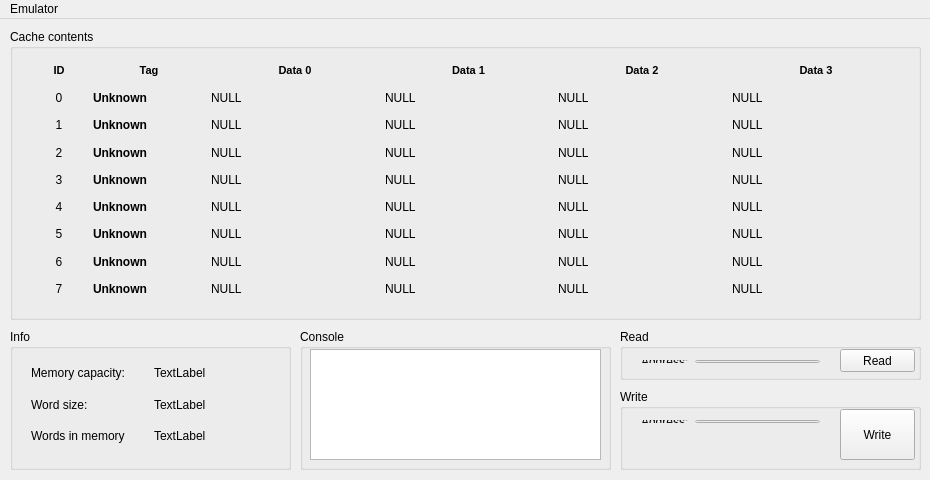
<?xml version="1.0" encoding="UTF-8"?>
<ui version="4.0">
 <class>MainWindow</class>
 <widget class="QMainWindow" name="MainWindow">
  <property name="enabled">
   <bool>true</bool>
  </property>
  <property name="geometry">
   <rect>
    <x>0</x>
    <y>0</y>
    <width>930</width>
    <height>480</height>
   </rect>
  </property>
  <property name="minimumSize">
   <size>
    <width>930</width>
    <height>480</height>
   </size>
  </property>
  <property name="maximumSize">
   <size>
    <width>930</width>
    <height>480</height>
   </size>
  </property>
  <property name="cursor">
   <cursorShape>ArrowCursor</cursorShape>
  </property>
  <property name="windowTitle">
   <string>Cache Emulator</string>
  </property>
  <widget class="QWidget" name="centralWidget">
   <widget class="QGroupBox" name="groupCache">
    <property name="geometry">
     <rect>
      <x>10</x>
      <y>10</y>
      <width>911</width>
      <height>291</height>
     </rect>
    </property>
    <property name="title">
     <string>Cache contents</string>
    </property>
    <widget class="QWidget" name="gridLayoutWidget">
     <property name="geometry">
      <rect>
       <x>10</x>
       <y>20</y>
       <width>891</width>
       <height>261</height>
      </rect>
     </property>
     <layout class="QGridLayout" name="gridLayout" rowstretch="0,0,0,0,0,0,0,0,0,0,0,0" columnstretch="1,2,3,3,3,3">
      <item row="2" column="0">
       <widget class="QLabel" name="entryId_0">
        <property name="layoutDirection">
         <enum>Qt::LeftToRight</enum>
        </property>
        <property name="text">
         <string>0</string>
        </property>
        <property name="scaledContents">
         <bool>false</bool>
        </property>
        <property name="alignment">
         <set>Qt::AlignCenter</set>
        </property>
        <property name="wordWrap">
         <bool>false</bool>
        </property>
       </widget>
      </item>
      <item row="2" column="1">
       <widget class="QLabel" name="tag_0">
        <property name="font">
         <font>
          <weight>75</weight>
          <bold>true</bold>
         </font>
        </property>
        <property name="text">
         <string>Unknown</string>
        </property>
       </widget>
      </item>
      <item row="2" column="2">
       <widget class="QLabel" name="data_0_0">
        <property name="text">
         <string>NULL</string>
        </property>
       </widget>
      </item>
      <item row="6" column="1">
       <widget class="QLabel" name="tag_2">
        <property name="font">
         <font>
          <weight>75</weight>
          <bold>true</bold>
         </font>
        </property>
        <property name="text">
         <string>Unknown</string>
        </property>
       </widget>
      </item>
      <item row="4" column="0">
       <widget class="QLabel" name="entryId_1">
        <property name="text">
         <string>1</string>
        </property>
        <property name="alignment">
         <set>Qt::AlignCenter</set>
        </property>
       </widget>
      </item>
      <item row="4" column="1">
       <widget class="QLabel" name="tag_1">
        <property name="font">
         <font>
          <weight>75</weight>
          <bold>true</bold>
         </font>
        </property>
        <property name="text">
         <string>Unknown</string>
        </property>
       </widget>
      </item>
      <item row="2" column="3">
       <widget class="QLabel" name="data_0_1">
        <property name="text">
         <string>NULL</string>
        </property>
       </widget>
      </item>
      <item row="2" column="4">
       <widget class="QLabel" name="data_0_2">
        <property name="text">
         <string>NULL</string>
        </property>
       </widget>
      </item>
      <item row="2" column="5">
       <widget class="QLabel" name="data_0_3">
        <property name="text">
         <string>NULL</string>
        </property>
       </widget>
      </item>
      <item row="4" column="2">
       <widget class="QLabel" name="data_1_0">
        <property name="text">
         <string>NULL</string>
        </property>
       </widget>
      </item>
      <item row="4" column="3">
       <widget class="QLabel" name="data_1_1">
        <property name="text">
         <string>NULL</string>
        </property>
       </widget>
      </item>
      <item row="6" column="2">
       <widget class="QLabel" name="data_2_0">
        <property name="text">
         <string>NULL</string>
        </property>
       </widget>
      </item>
      <item row="7" column="0">
       <widget class="QLabel" name="entryId_3">
        <property name="text">
         <string>3</string>
        </property>
        <property name="alignment">
         <set>Qt::AlignCenter</set>
        </property>
       </widget>
      </item>
      <item row="8" column="0">
       <widget class="QLabel" name="entryId_4">
        <property name="text">
         <string>4</string>
        </property>
        <property name="alignment">
         <set>Qt::AlignCenter</set>
        </property>
       </widget>
      </item>
      <item row="9" column="0">
       <widget class="QLabel" name="entryId_5">
        <property name="text">
         <string>5</string>
        </property>
        <property name="alignment">
         <set>Qt::AlignCenter</set>
        </property>
       </widget>
      </item>
      <item row="10" column="0">
       <widget class="QLabel" name="entryId_6">
        <property name="text">
         <string>6</string>
        </property>
        <property name="alignment">
         <set>Qt::AlignCenter</set>
        </property>
       </widget>
      </item>
      <item row="11" column="0">
       <widget class="QLabel" name="entryId_7">
        <property name="text">
         <string>7</string>
        </property>
        <property name="alignment">
         <set>Qt::AlignCenter</set>
        </property>
       </widget>
      </item>
      <item row="7" column="1">
       <widget class="QLabel" name="tag_3">
        <property name="font">
         <font>
          <weight>75</weight>
          <bold>true</bold>
         </font>
        </property>
        <property name="text">
         <string>Unknown</string>
        </property>
       </widget>
      </item>
      <item row="8" column="1">
       <widget class="QLabel" name="tag_4">
        <property name="font">
         <font>
          <weight>75</weight>
          <bold>true</bold>
         </font>
        </property>
        <property name="text">
         <string>Unknown</string>
        </property>
       </widget>
      </item>
      <item row="11" column="2">
       <widget class="QLabel" name="data_7_0">
        <property name="text">
         <string>NULL</string>
        </property>
       </widget>
      </item>
      <item row="11" column="3">
       <widget class="QLabel" name="data_7_1">
        <property name="text">
         <string>NULL</string>
        </property>
       </widget>
      </item>
      <item row="11" column="4">
       <widget class="QLabel" name="data_7_2">
        <property name="text">
         <string>NULL</string>
        </property>
       </widget>
      </item>
      <item row="11" column="5">
       <widget class="QLabel" name="data_7_3">
        <property name="text">
         <string>NULL</string>
        </property>
       </widget>
      </item>
      <item row="10" column="5">
       <widget class="QLabel" name="data_6_3">
        <property name="text">
         <string>NULL</string>
        </property>
       </widget>
      </item>
      <item row="9" column="5">
       <widget class="QLabel" name="data_5_3">
        <property name="text">
         <string>NULL</string>
        </property>
       </widget>
      </item>
      <item row="8" column="5">
       <widget class="QLabel" name="data_4_3">
        <property name="text">
         <string>NULL</string>
        </property>
       </widget>
      </item>
      <item row="7" column="5">
       <widget class="QLabel" name="data_3_3">
        <property name="text">
         <string>NULL</string>
        </property>
       </widget>
      </item>
      <item row="6" column="5">
       <widget class="QLabel" name="data_2_3">
        <property name="text">
         <string>NULL</string>
        </property>
       </widget>
      </item>
      <item row="4" column="5">
       <widget class="QLabel" name="data_1_3">
        <property name="text">
         <string>NULL</string>
        </property>
       </widget>
      </item>
      <item row="4" column="4">
       <widget class="QLabel" name="data_1_2">
        <property name="text">
         <string>NULL</string>
        </property>
       </widget>
      </item>
      <item row="6" column="4">
       <widget class="QLabel" name="data_2_2">
        <property name="text">
         <string>NULL</string>
        </property>
       </widget>
      </item>
      <item row="7" column="4">
       <widget class="QLabel" name="data_3_2">
        <property name="text">
         <string>NULL</string>
        </property>
       </widget>
      </item>
      <item row="8" column="4">
       <widget class="QLabel" name="data_4_2">
        <property name="text">
         <string>NULL</string>
        </property>
       </widget>
      </item>
      <item row="9" column="4">
       <widget class="QLabel" name="data_5_2">
        <property name="text">
         <string>NULL</string>
        </property>
       </widget>
      </item>
      <item row="10" column="4">
       <widget class="QLabel" name="data_6_2">
        <property name="text">
         <string>NULL</string>
        </property>
       </widget>
      </item>
      <item row="6" column="3">
       <widget class="QLabel" name="data_2_1">
        <property name="text">
         <string>NULL</string>
        </property>
       </widget>
      </item>
      <item row="7" column="2">
       <widget class="QLabel" name="data_3_0">
        <property name="text">
         <string>NULL</string>
        </property>
       </widget>
      </item>
      <item row="7" column="3">
       <widget class="QLabel" name="data_3_1">
        <property name="text">
         <string>NULL</string>
        </property>
       </widget>
      </item>
      <item row="8" column="3">
       <widget class="QLabel" name="data_4_1">
        <property name="text">
         <string>NULL</string>
        </property>
       </widget>
      </item>
      <item row="8" column="2">
       <widget class="QLabel" name="data_4_0">
        <property name="text">
         <string>NULL</string>
        </property>
       </widget>
      </item>
      <item row="9" column="1">
       <widget class="QLabel" name="tag_5">
        <property name="font">
         <font>
          <weight>75</weight>
          <bold>true</bold>
         </font>
        </property>
        <property name="text">
         <string>Unknown</string>
        </property>
       </widget>
      </item>
      <item row="9" column="2">
       <widget class="QLabel" name="data_5_0">
        <property name="text">
         <string>NULL</string>
        </property>
       </widget>
      </item>
      <item row="9" column="3">
       <widget class="QLabel" name="data_5_1">
        <property name="text">
         <string>NULL</string>
        </property>
       </widget>
      </item>
      <item row="10" column="1">
       <widget class="QLabel" name="tag_6">
        <property name="font">
         <font>
          <weight>75</weight>
          <bold>true</bold>
         </font>
        </property>
        <property name="text">
         <string>Unknown</string>
        </property>
       </widget>
      </item>
      <item row="10" column="2">
       <widget class="QLabel" name="data_6_0">
        <property name="text">
         <string>NULL</string>
        </property>
       </widget>
      </item>
      <item row="10" column="3">
       <widget class="QLabel" name="data_6_1">
        <property name="text">
         <string>NULL</string>
        </property>
       </widget>
      </item>
      <item row="6" column="0">
       <widget class="QLabel" name="entryId_2">
        <property name="text">
         <string>2</string>
        </property>
        <property name="alignment">
         <set>Qt::AlignCenter</set>
        </property>
       </widget>
      </item>
      <item row="11" column="1">
       <widget class="QLabel" name="tag_7">
        <property name="font">
         <font>
          <weight>75</weight>
          <bold>true</bold>
         </font>
        </property>
        <property name="text">
         <string>Unknown</string>
        </property>
       </widget>
      </item>
      <item row="1" column="0">
       <widget class="QLabel" name="entryId_title">
        <property name="font">
         <font>
          <pointsize>8</pointsize>
          <weight>75</weight>
          <bold>true</bold>
          <strikeout>false</strikeout>
         </font>
        </property>
        <property name="text">
         <string>ID</string>
        </property>
        <property name="alignment">
         <set>Qt::AlignCenter</set>
        </property>
       </widget>
      </item>
      <item row="1" column="1">
       <widget class="QLabel" name="tag_title">
        <property name="font">
         <font>
          <pointsize>8</pointsize>
          <weight>75</weight>
          <bold>true</bold>
          <strikeout>false</strikeout>
         </font>
        </property>
        <property name="text">
         <string>Tag</string>
        </property>
        <property name="alignment">
         <set>Qt::AlignCenter</set>
        </property>
       </widget>
      </item>
      <item row="1" column="2">
       <widget class="QLabel" name="label_54">
        <property name="font">
         <font>
          <pointsize>8</pointsize>
          <weight>75</weight>
          <bold>true</bold>
          <strikeout>false</strikeout>
         </font>
        </property>
        <property name="text">
         <string>Data 0</string>
        </property>
        <property name="alignment">
         <set>Qt::AlignCenter</set>
        </property>
       </widget>
      </item>
      <item row="1" column="3">
       <widget class="QLabel" name="label_55">
        <property name="font">
         <font>
          <pointsize>8</pointsize>
          <weight>75</weight>
          <bold>true</bold>
          <strikeout>false</strikeout>
         </font>
        </property>
        <property name="text">
         <string>Data 1</string>
        </property>
        <property name="alignment">
         <set>Qt::AlignCenter</set>
        </property>
       </widget>
      </item>
      <item row="1" column="4">
       <widget class="QLabel" name="label_56">
        <property name="font">
         <font>
          <pointsize>8</pointsize>
          <weight>75</weight>
          <bold>true</bold>
          <strikeout>false</strikeout>
         </font>
        </property>
        <property name="text">
         <string>Data 2</string>
        </property>
        <property name="alignment">
         <set>Qt::AlignCenter</set>
        </property>
       </widget>
      </item>
      <item row="1" column="5">
       <widget class="QLabel" name="label_57">
        <property name="font">
         <font>
          <pointsize>8</pointsize>
          <weight>75</weight>
          <bold>true</bold>
          <strikeout>false</strikeout>
         </font>
        </property>
        <property name="text">
         <string>Data 3</string>
        </property>
        <property name="alignment">
         <set>Qt::AlignCenter</set>
        </property>
       </widget>
      </item>
     </layout>
    </widget>
   </widget>
   <widget class="QGroupBox" name="groupRead">
    <property name="geometry">
     <rect>
      <x>620</x>
      <y>310</y>
      <width>301</width>
      <height>51</height>
     </rect>
    </property>
    <property name="title">
     <string>Read</string>
    </property>
    <widget class="QWidget" name="horizontalLayoutWidget">
     <property name="geometry">
      <rect>
       <x>10</x>
       <y>20</y>
       <width>201</width>
       <height>25</height>
      </rect>
     </property>
     <layout class="QHBoxLayout" name="horizontalLayout">
      <item>
       <widget class="QLabel" name="label_49">
        <property name="text">
         <string>Address:</string>
        </property>
       </widget>
      </item>
      <item>
       <widget class="QLineEdit" name="lineEdit"/>
      </item>
     </layout>
    </widget>
    <widget class="QPushButton" name="testB">
     <property name="geometry">
      <rect>
       <x>220</x>
       <y>20</y>
       <width>75</width>
       <height>23</height>
      </rect>
     </property>
     <property name="text">
      <string>Read</string>
     </property>
     <property name="autoDefault">
      <bool>false</bool>
     </property>
     <property name="default">
      <bool>false</bool>
     </property>
    </widget>
   </widget>
   <widget class="QGroupBox" name="groupWrite">
    <property name="geometry">
     <rect>
      <x>620</x>
      <y>370</y>
      <width>301</width>
      <height>81</height>
     </rect>
    </property>
    <property name="title">
     <string>Write</string>
    </property>
    <widget class="QWidget" name="horizontalLayoutWidget_2">
     <property name="geometry">
      <rect>
       <x>10</x>
       <y>20</y>
       <width>201</width>
       <height>25</height>
      </rect>
     </property>
     <layout class="QHBoxLayout" name="horizontalLayout_2">
      <item>
       <widget class="QLabel" name="label_50">
        <property name="text">
         <string>Address:</string>
        </property>
       </widget>
      </item>
      <item>
       <widget class="QLineEdit" name="lineEdit_2"/>
      </item>
     </layout>
    </widget>
    <widget class="QWidget" name="horizontalLayoutWidget_3">
     <property name="geometry">
      <rect>
       <x>10</x>
       <y>50</y>
       <width>201</width>
       <height>22</height>
      </rect>
     </property>
     <layout class="QHBoxLayout" name="horizontalLayout_3">
      <item>
       <widget class="QLabel" name="label_51">
        <property name="text">
         <string>Integer: </string>
        </property>
       </widget>
      </item>
      <item>
       <widget class="QLineEdit" name="lineEdit_3"/>
      </item>
     </layout>
    </widget>
    <widget class="QPushButton" name="testB_2">
     <property name="geometry">
      <rect>
       <x>220</x>
       <y>20</y>
       <width>75</width>
       <height>51</height>
      </rect>
     </property>
     <property name="text">
      <string>Write</string>
     </property>
     <property name="autoDefault">
      <bool>false</bool>
     </property>
     <property name="default">
      <bool>false</bool>
     </property>
    </widget>
   </widget>
   <widget class="QGroupBox" name="groupInfo">
    <property name="geometry">
     <rect>
      <x>10</x>
      <y>310</y>
      <width>281</width>
      <height>141</height>
     </rect>
    </property>
    <property name="title">
     <string>Info</string>
    </property>
    <widget class="QWidget" name="gridLayoutWidget_2">
     <property name="geometry">
      <rect>
       <x>10</x>
       <y>20</y>
       <width>261</width>
       <height>111</height>
      </rect>
     </property>
     <layout class="QGridLayout" name="gridLayout_2">
      <item row="0" column="0">
       <widget class="QLabel" name="label">
        <property name="text">
         <string>Memory capacity:</string>
        </property>
       </widget>
      </item>
      <item row="0" column="1">
       <widget class="QLabel" name="label_2">
        <property name="text">
         <string>TextLabel</string>
        </property>
       </widget>
      </item>
      <item row="1" column="0">
       <widget class="QLabel" name="label_3">
        <property name="text">
         <string>Word size:</string>
        </property>
       </widget>
      </item>
      <item row="1" column="1">
       <widget class="QLabel" name="label_4">
        <property name="text">
         <string>TextLabel</string>
        </property>
       </widget>
      </item>
      <item row="2" column="0">
       <widget class="QLabel" name="label_5">
        <property name="text">
         <string>Words in memory</string>
        </property>
       </widget>
      </item>
      <item row="2" column="1">
       <widget class="QLabel" name="label_6">
        <property name="text">
         <string>TextLabel</string>
        </property>
       </widget>
      </item>
     </layout>
    </widget>
   </widget>
   <widget class="QGroupBox" name="groupBox">
    <property name="geometry">
     <rect>
      <x>300</x>
      <y>310</y>
      <width>311</width>
      <height>141</height>
     </rect>
    </property>
    <property name="title">
     <string>Console</string>
    </property>
    <widget class="QTextBrowser" name="textBrowser">
     <property name="geometry">
      <rect>
       <x>10</x>
       <y>20</y>
       <width>291</width>
       <height>111</height>
      </rect>
     </property>
    </widget>
   </widget>
  </widget>
  <widget class="QMenuBar" name="menuBar">
   <property name="geometry">
    <rect>
     <x>0</x>
     <y>0</y>
     <width>930</width>
     <height>21</height>
    </rect>
   </property>
   <property name="defaultUp">
    <bool>false</bool>
   </property>
   <property name="nativeMenuBar">
    <bool>true</bool>
   </property>
   <widget class="QMenu" name="menuAbout">
    <property name="title">
     <string>Emulator</string>
    </property>
    <addaction name="actionRandomize_memory"/>
    <addaction name="separator"/>
    <addaction name="actionQuit"/>
   </widget>
   <addaction name="menuAbout"/>
  </widget>
  <action name="actionQuit">
   <property name="enabled">
    <bool>true</bool>
   </property>
   <property name="text">
    <string>Quit</string>
   </property>
   <property name="shortcut">
    <string>Esc</string>
   </property>
  </action>
  <action name="actionRandomize_memory">
   <property name="text">
    <string>Randomize memory</string>
   </property>
   <property name="shortcut">
    <string>Ctrl+R, F5</string>
   </property>
  </action>
 </widget>
 <layoutdefault spacing="6" margin="11"/>
 <resources/>
 <connections/>
</ui>
